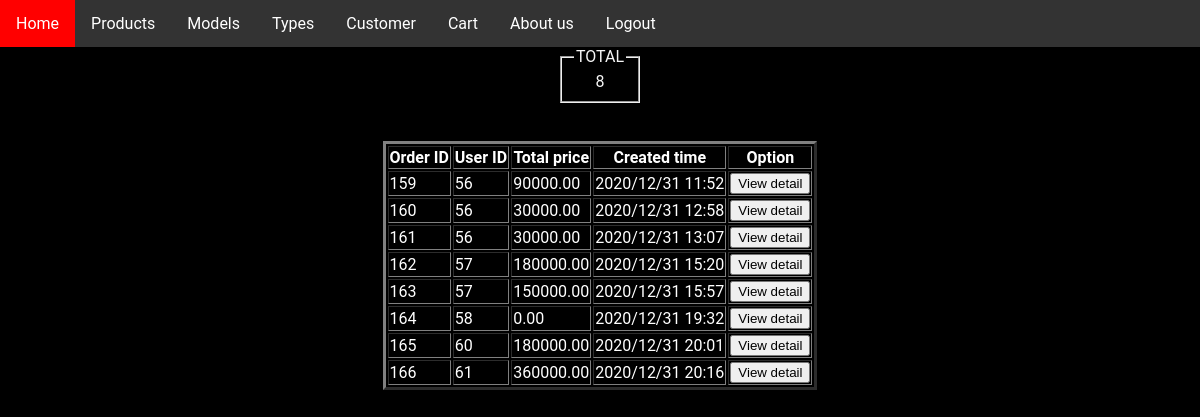
/admin/cart.php (signed in), run on the app's committed database.
### tables this page shows
CREATE TABLE `order` (
  `order_id` int(11) NOT NULL,
  `user_id` int(11) NOT NULL,
  `total` double(20,2) NOT NULL,
  `created_time` varchar(50) NOT NULL
);

### admin/functions.php (called while the page is built, shortened)
<?php
$host_name = "localhost";
$db_name = "snackyluxcar";
$db_username = "root";
$db_password = "root";
$db_port = "3306";
$db_connection = new mysqli($host_name,$db_username,$db_password,$db_name,$db_port);
function execute_query($sql){
    global $db_connection;
    return $db_connection->query($sql);
}

### admin/cart.php (the view, shortened to what this page needs)
<?php
require_once "header.php";
$qry = "SELECT * FROM `order`";
$result = execute_query($qry);
$total = $result->num_rows;
?>
<center>
<form class="frm" style="width: fit-content; color: whitesmoke;">
    <fieldset class="field">
        <legend>TOTAL</legend>
        <section class='sec'> <?= $total ?> </section>
    </fieldset>
    </form>
    <br><br>
<table border="3px" style="color: white; width: fit-content;">
    <tr>
        <th>Order ID</th>
        <th>User ID</th>
        <th>Total price</th>
        <th>Created time</th>
        <th>Option</th>
    </tr>
    <?php
    while ($row = mysqli_fetch_array($result)) {
    ?>
        <tr>
            <td><?= $row[0] ?> </td>
            <td><?= $row[1] ?> </td>
            <td><?= $row[2] ?> </td>
            <td><?= $row[3] ?> </td>
            <td>
                <form action="view_order.php" method="POST">
                    <input type="submit" value="View detail" >
                </form>
            </td>
        </tr>
    <?php } ?>
</table>
</center>

### admin/header.php (shortened to what this page needs)
<?php
require_once "functions.php";
?>
<!DOCTYPE html>
<html lang="en">
<head>
    <link rel="stylesheet" href="css\homepage.css">
</head>
<body>
    <ul>
        <li><a href="index.php">Home</a></li>
        <li class="dropdown">
            <a href="javascript:void(0)" class="dropbtn">Products</a>
        </li>
        <li class="dropdown">
            <a href="javascript:void(0)" class="dropbtn">Models</a>
        </li>
        <li class="dropdown">
            <a href="javascript:void(0)" class="dropbtn">Types</a>
        </li>
        <li class="dropdown">
            <a href="customer.php" class="dropbtn">Customer</a>
        </li>
        <li class="dropdown">
            <a href="cart.php" class="dropbtn">Cart</a>
        </li>
        <li><a onclick="about();">About us</a></li>
        <li><a href="logout.php">Logout</a></li>
    </ul>
</body>
</html>

### admin/css/homepage.css (style rules this page uses)
ul { list-style-type: none; margin: 0; padding: 0; overflow: hidden; background-color: #333; }
li { float: left; }
li a, .dropbtn { display: inline-block; color: white; text-align: center; padding: 14px 16px; text-decoration: none; }
li.dropdown { display: inline-block; }
body { margin: 0; padding: 0; font-family: Roboto,Helvetica Neue,Arial; background-color:black; }

### data on the page
order: order_id "159", user "56", total "90000.00", created_time "2020/12/31 11:52"
order: order_id "160", user "56", total "30000.00", created_time "2020/12/31 12:58"
order: order_id "161", user "56", total "30000.00", created_time "2020/12/31 13:07"
order: order_id "162", user "57", total "180000.00", created_time "2020/12/31 15:20"
order: order_id "163", user "57", total "150000.00", created_time "2020/12/31 15:57"
order: order_id "164", user "58", total "0.00", created_time "2020/12/31 19:32"
order: order_id "165", user "60", total "180000.00", created_time "2020/12/31 20:01"
order: order_id "166", user "61", total "360000.00", created_time "2020/12/31 20:16"

### other printed values
$total "8"
